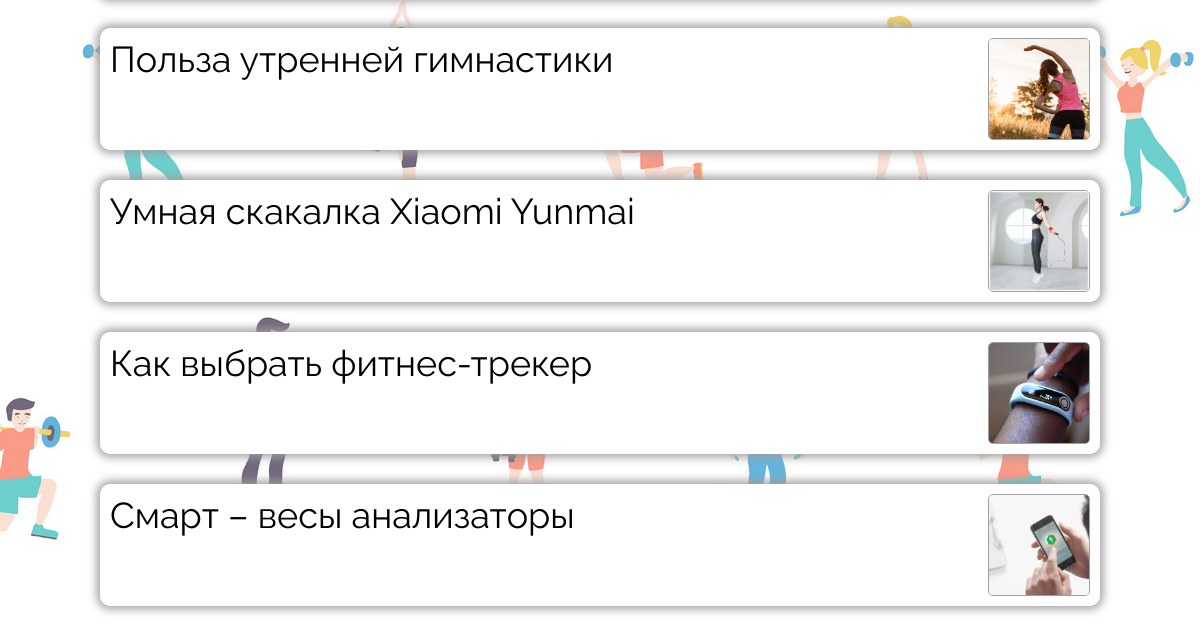
/articles (lower part), run on an earlier commit of the app's database.
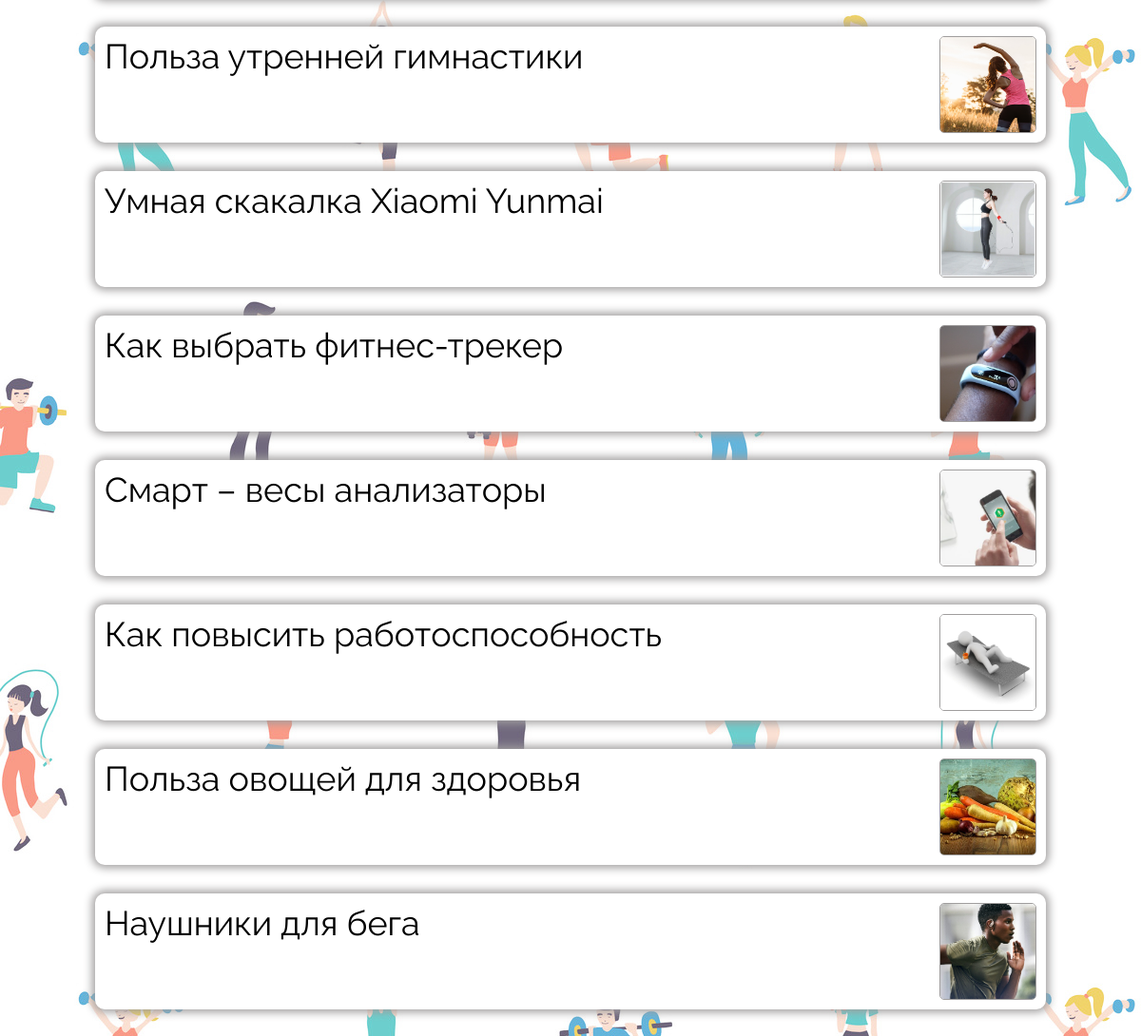
And on a later commit of the database.
### articles/models.py (models this page shows, shortened)
class Article(models.Model):
    title = models.CharField(max_length=255)
    slag = models.SlugField(max_length=255, unique=True, db_index=True, verbose_name="URL")
    content = models.TextField(blank=True)
    photo = models.ImageField(upload_to="photos/%Y/%m/%d")
    time_create = models.DateTimeField(auto_now_add=True)
    time_update = models.DateTimeField(auto_now=True)
    is_published = models.BooleanField(default=True)
    category = models.ForeignKey(Category, on_delete=models.PROTECT)
    class Meta:
        verbose_name = 'Статьи'
        verbose_name_plural = 'Статьи'

### articles/views.py (the view)
# urls.py: path('articles', views.allArticles, name='articles'),
def allArticles(request):
    titlesOfArticles = Article.objects.all()
    return render(request, 'articles/articles.html', {'titlesOfArticles': titlesOfArticles,'title': 'Статьи'})

### articles/templates/articles/articles.html (shortened to what this page needs)
{% load static %}
<!DOCTYPE html>
<html lang="ru">
<head>
    <link href="{% static 'articles/css/style_articles.css' %}" rel="stylesheet">
</head>
<body style="background-image: url('{% static 'articles/img/pattern_article.jpg' %}'); background-size: auto;">
<div id="wrapper">
       <div class="listOfTitles">
           {% for a in titlesOfArticles%}
               <div class="Article" onclick="location.href='{% url 'certainArticle' a.slag %}';">
               <a href="{% url 'certainArticle' a.slag %}">{{a.title}}</a>
               <img class="photoOfArticle" src="{{ a.photo.url }}">
               </div>
           {% endfor %}
       </div>
   </div>
</body>
</html>

What changed in the data, as far as the page shows it:
added Article: title "Как повысить работоспособность", photo (picture)
added Article: title "Польза овощей для здоровья", photo (picture)
added Article: title "Наушники для бега", photo (picture)
